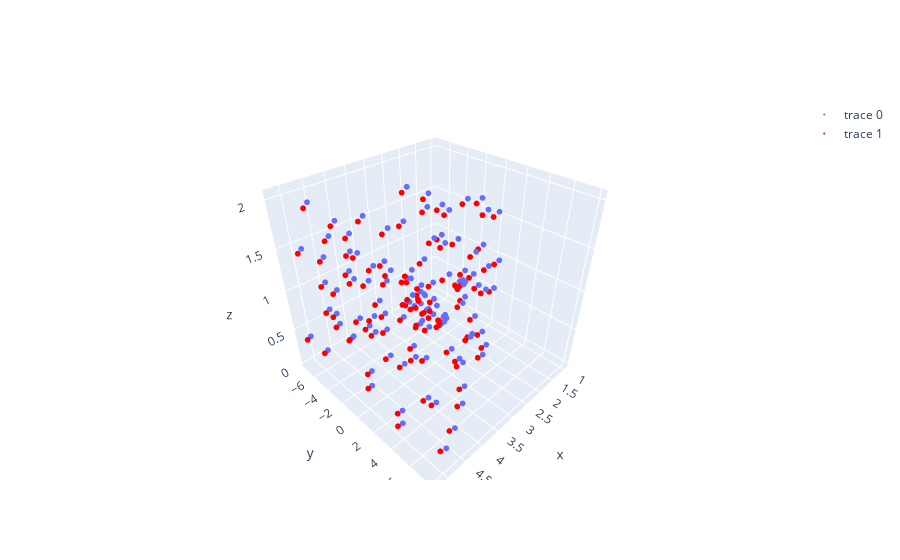

This figure's notebook cell:
### Code cell
map = vo.get_map()
points = map['points']
appearances = map['appearances']
set_1 = {'points': points, 'appearances': appearances}

set_2 = {'points': [], 'appearances': []}
world = data.get_world()
for i in range(len(world)):
    landmark_position = world[i]['landmark_position']
    landmark_appearances = world[i]['landmark_appearance']
    set_2['points'].append(landmark_position)
    set_2['appearances'].append(landmark_appearances)

matches = vo.data_association(set_1, set_2)
map_points = matches['points_1']
world_points = matches['points_2']

# Rz = utils.Rz(np.pi/2)
# Ry = utils.Ry(-np.pi/2)
# R = Rz @ Ry
# print(np.round(R, 2))
# print(np.round(np.linalg.inv(R), 2))
# print(camera.get_camera_transform())
# map_points = map_points @ R 

x_coords = [point[0]*0.204 for point in map_points]
y_coords = [point[1]*0.204 for point in map_points]
z_coords = [point[2]*0.204 for point in map_points]


fig = go.Figure()
fig.add_trace(go.Scatter3d(x=x_coords, y=y_coords, z=z_coords, mode='markers', marker=dict(size=2)))

x_coords = [point[0] for point in world_points]
y_coords = [point[1] for point in world_points]
z_coords = [point[2] for point in world_points]

fig.add_trace(go.Scatter3d(x=x_coords, y=y_coords, z=z_coords, mode='markers', marker=dict(size=2, color='red')))
fig.show()
